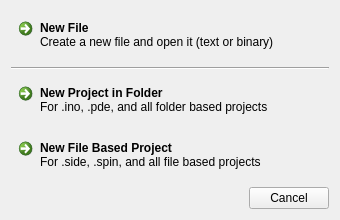
<?xml version="1.0" encoding="UTF-8"?>
<ui version="4.0">
 <class>NewFileOrProjectDialog</class>
 <widget class="QDialog" name="NewFileOrProjectDialog">
  <property name="geometry">
   <rect>
    <x>0</x>
    <y>0</y>
    <width>340</width>
    <height>220</height>
   </rect>
  </property>
  <property name="minimumSize">
   <size>
    <width>340</width>
    <height>220</height>
   </size>
  </property>
  <property name="windowTitle">
   <string>New File or Project</string>
  </property>
  <layout class="QGridLayout" name="gridLayout">
   <property name="sizeConstraint">
    <enum>QLayout::SetMinimumSize</enum>
   </property>
   <item row="0" column="0">
    <widget class="QCommandLinkButton" name="newFileButton">
     <property name="text">
      <string>New File</string>
     </property>
     <property name="description">
      <string>Create a new file and open it (text or binary)</string>
     </property>
    </widget>
   </item>
   <item row="1" column="0">
    <widget class="Line" name="line">
     <property name="orientation">
      <enum>Qt::Horizontal</enum>
     </property>
    </widget>
   </item>
   <item row="2" column="0">
    <widget class="QCommandLinkButton" name="newProjectButton">
     <property name="text">
      <string>New Project in Folder</string>
     </property>
     <property name="description">
      <string>For .ino, .pde, and all folder based projects</string>
     </property>
    </widget>
   </item>
   <item row="3" column="0">
    <widget class="QCommandLinkButton" name="newProjectFileButton">
     <property name="text">
      <string>New File Based Project</string>
     </property>
     <property name="description">
      <string>For .side, .spin, and all file based projects</string>
     </property>
    </widget>
   </item>
   <item row="4" column="0">
    <widget class="QDialogButtonBox" name="buttonBox">
     <property name="standardButtons">
      <set>QDialogButtonBox::Cancel</set>
     </property>
    </widget>
   </item>
  </layout>
 </widget>
 <resources/>
 <connections>
  <connection>
   <sender>buttonBox</sender>
   <signal>accepted()</signal>
   <receiver>NewFileOrProjectDialog</receiver>
   <slot>accept()</slot>
  </connection>
  <connection>
   <sender>buttonBox</sender>
   <signal>rejected()</signal>
   <receiver>NewFileOrProjectDialog</receiver>
   <slot>reject()</slot>
  </connection>
 </connections>
</ui>
